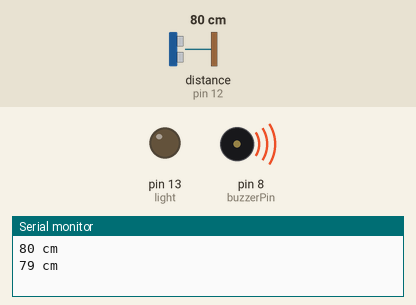
The sketch below on a simulated Arduino Uno, built with avr-gcc and run on an emulated ATmega328P. Shown: output pins drawn as LEDs (lit = HIGH), buzzer (waves = sounding), the last lines printed to the serial monitor. Wiring (inferred from the names in the program): ultrasonic range finder: trigger pin 11; echo pin 12. The inputs (shaded band) are chosen by the test bench; at power-on: distance to the obstacle (sensor on pin 12) 80 cm. The echo pulse lasts 58.3 µs per cm; pins used as bus, display or sensor lines are not drawn.

Above: at 4.51 s.
5.1 s: distance to the obstacle (sensor on pin 12) set to 55 cm
10.4 s: distance to the obstacle (sensor on pin 12) set to 48 cm
At 13.4 s:
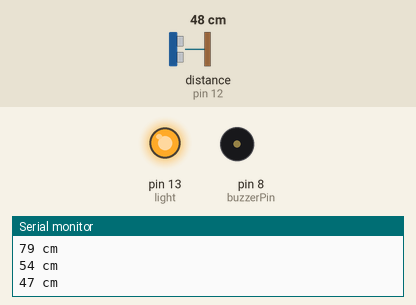
15.7 s: distance to the obstacle (sensor on pin 12) set to 60 cm
At 18.2 s:
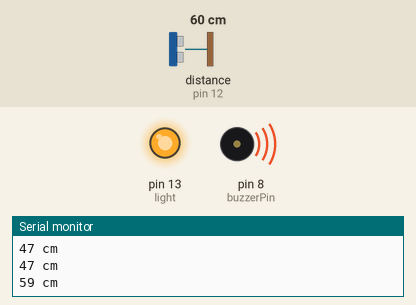
21.5 s: distance to the obstacle (sensor on pin 12) set to 2 cm
At 23.4 s:
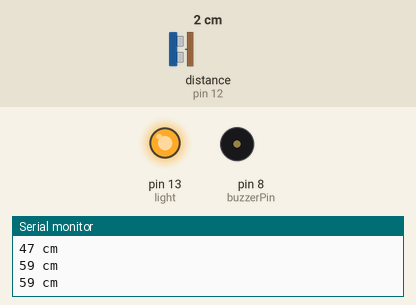
26.8 s: distance to the obstacle (sensor on pin 12) set to 120 cm
At 27.7 s:
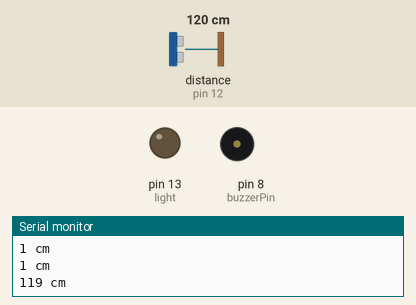
Timing chart, 0 to 29.8 s (numbered marks = the images above; inputs shaded):
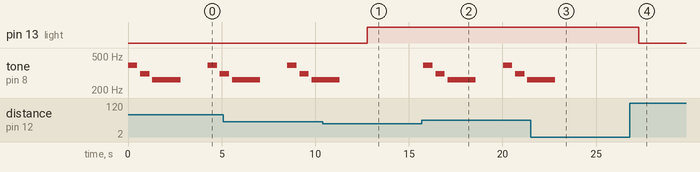

Measured:
- the behaviour switches between 52 and 51 cm on distance to the obstacle (sensor on pin 12) (found by bisection; images 0 and 1)
- after the input at 10.4 s, pin 13 (light): LOW → HIGH after 2.4 s; tone on pin 8 (buzzerPin): goes on until 11.3 s, then stays silent
- after the input at 15.7 s, tone on pin 8 (buzzerPin): plays 392 Hz for 0.50 s, 311 Hz for 0.50 s, 262 Hz for 1.5 s, 392 Hz for 0.50 s, 311 Hz for 0.50 s, 262 Hz for 0.17 s, starting after 0.08 s
- after the input at 21.5 s, tone on pin 8 (buzzerPin): goes on until 22.8 s, then stays silent
- after the input at 26.8 s, pin 13 (light): HIGH → LOW after 0.49 s
- by itself, tone on pin 8 (buzzerPin): plays 262 Hz for 1.5 s, 392 Hz for 0.50 s, 311 Hz for 0.50 s, 262 Hz for 0.59 s

The sketch:

orca_spray.ino
```cpp
int trigPin = 11;
int echoPin = 12;
int light = 13;
long duration, distance;

int buzzerPin = 8;

#define NOTE_G4 392
#define NOTE_DS4 311
#define NOTE_C4  262

int melody[] = {
  NOTE_G4, NOTE_DS4, NOTE_C4
};

int noteDurations[] = {
  500, 500, 1500
};

void setup() {
  Serial.begin(9600);

  pinMode(trigPin, OUTPUT);
  pinMode(echoPin, INPUT);
  pinMode(light, OUTPUT);


}

void loop() {
  digitalWrite(trigPin, LOW);
  delayMicroseconds(5);
  digitalWrite(trigPin, HIGH);
  delayMicroseconds(10);
  digitalWrite(trigPin, LOW);

  duration = pulseIn(echoPin, HIGH);

  distance = (duration * 0.0343) /2;

  Serial.print(distance);
  Serial.print(" cm");
  Serial.println();

  if (distance <= 100 && distance > 50){
    for (int thisNote = 0; thisNote <= 2; thisNote++) {
      int noteDuration = noteDurations[thisNote];
      tone(buzzerPin, melody[thisNote], noteDuration);

      int pauseBetweenNotes = noteDuration * 1.30;
      delay(pauseBetweenNotes);

      noTone(buzzerPin);
    }
  } else if (distance <= 50) {
    digitalWrite(light, HIGH);
  }
  else{
    digitalWrite(light, LOW);
  }

  delay(1000);
}
```
